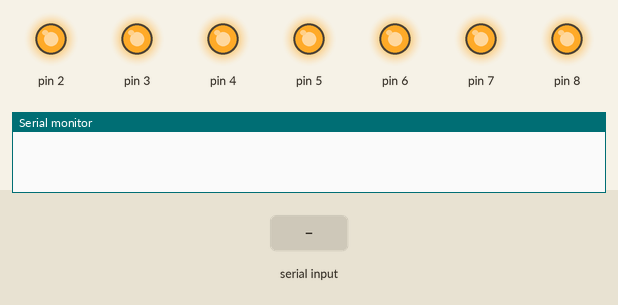
This sketch was run on a simulated Arduino Uno, built with avr-gcc and run on an emulated ATmega328P. Parts: output pins drawn as LEDs (lit = HIGH), the last lines printed to the serial monitor. Inputs (shaded band) come from the test bench.

Above: at 0.1 s.
At 1.2 s:
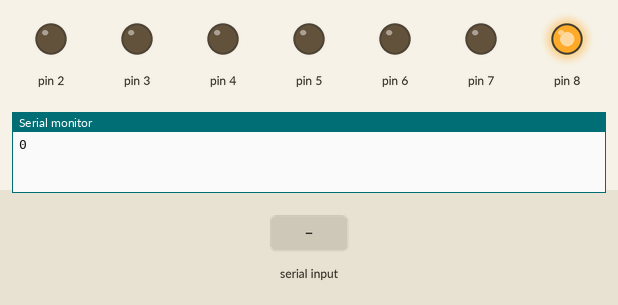
1.3 s: "5\n" received over Serial
At 2.1 s:
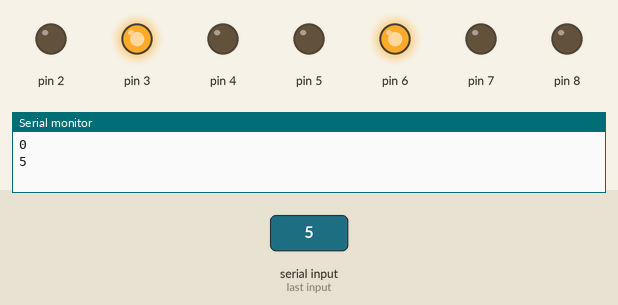
Timing chart, 0 to 4.3 s (numbered marks = the images above; inputs shaded):
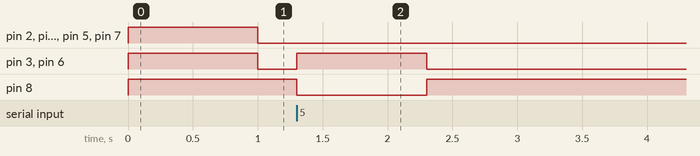

Measured:
- after the input at 1.3 s, pin 3, pin 6: LOW → HIGH at once, → LOW 1.0 s later; pin 8: HIGH → LOW at once, → HIGH 1.0 s later

The sketch:

W04T01.SerialMon-driven.7-Segment.Counter.ino
```cpp
/*
 * ISM.77257.Lectures
 * @author: coskun
 *
 * W04T01.Simple-Circutis.SerialMon-driven.7-Segment.Counter
 * https://circuits.io/circuits/4412499-w04t01-serialmon-driven-7-segment-counter
 *
 * Bu projede 7-segment gösterge kullandık, seri monitörden
 * gönderilen her sayı için 0-9 arası degerler gösterdik.
 *
 * Not: Bu devre display'imiz olmadığı için simülaterde kuruldu.
 */

int cntr=0, s = -1;
bool chk = false;

// int a=0,b=1,c=2,d=3,e=4,f=5,g=6;
int gosterge[10][7]= {
                     //a, b, c, d, e, f, g
                      {0, 0, 0, 0, 0, 0, 1},  // 0
                      {1, 0, 0, 1, 1, 1, 1},  // 1
                      {0, 0, 1, 0, 0, 1, 0},  // 2
                      {0, 0, 0, 0, 1, 1, 0},  // 3
                      {1, 0, 0, 1, 1, 0, 0},  // 4
                      {0, 1, 0, 0, 1, 0, 0},  // 5
                      {0, 1, 0, 0, 0, 0, 0},  // 6
                      {0, 0, 0, 1, 1, 1, 1},  // 7
                      {0, 0, 0, 0, 0, 0, 0},  // 8
                      {0, 0, 0, 0, 1, 0, 0}   // 9
                     };

void setup() {
  // put your setup code here, to run once:
  Serial.begin(9600);
  for(int i=2;i<9;i++) {pinMode(i,OUTPUT);}
  SayiGoster(10);
}

void loop() {
  // put your main code here, to run repeatedly:
  s = Serial.parseInt();
  Serial.println(s);

  if(s != -1){SayiGoster(s); s = -1;}
}

void SayiGoster(int a){
  if (a>=0 && a<=9)
  {
    for(int j=2;j<9;j++)
    {
      digitalWrite(j, gosterge[a][j-2]);
    }
  }
  else
  {
    for(int j=2;j<9;j++)
    {
      digitalWrite(j, HIGH);
    }
  }
}
```
